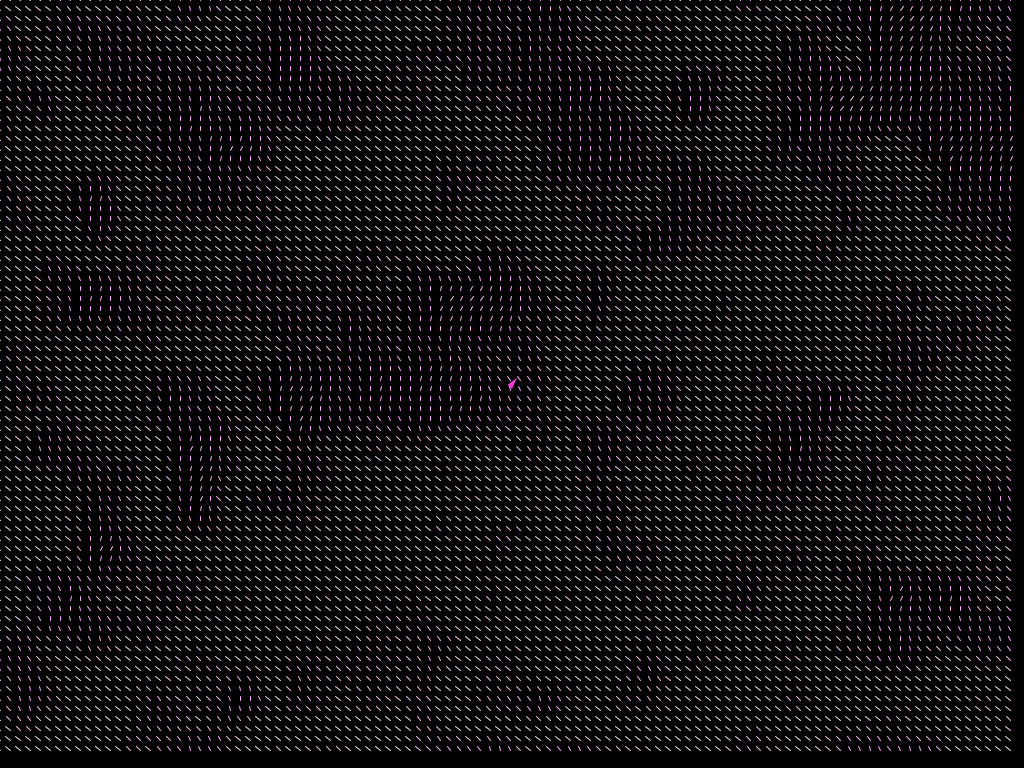
Frame 1 (no input)
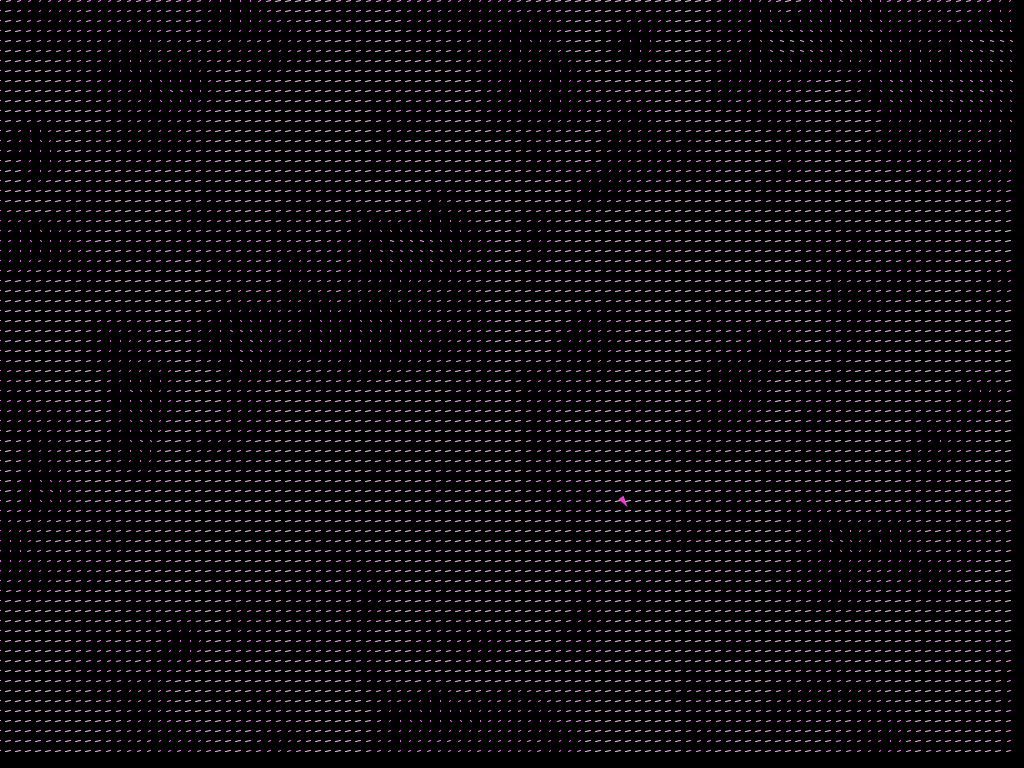
Frame 60 (the mouse pressed at the canvas centre just before this capture)
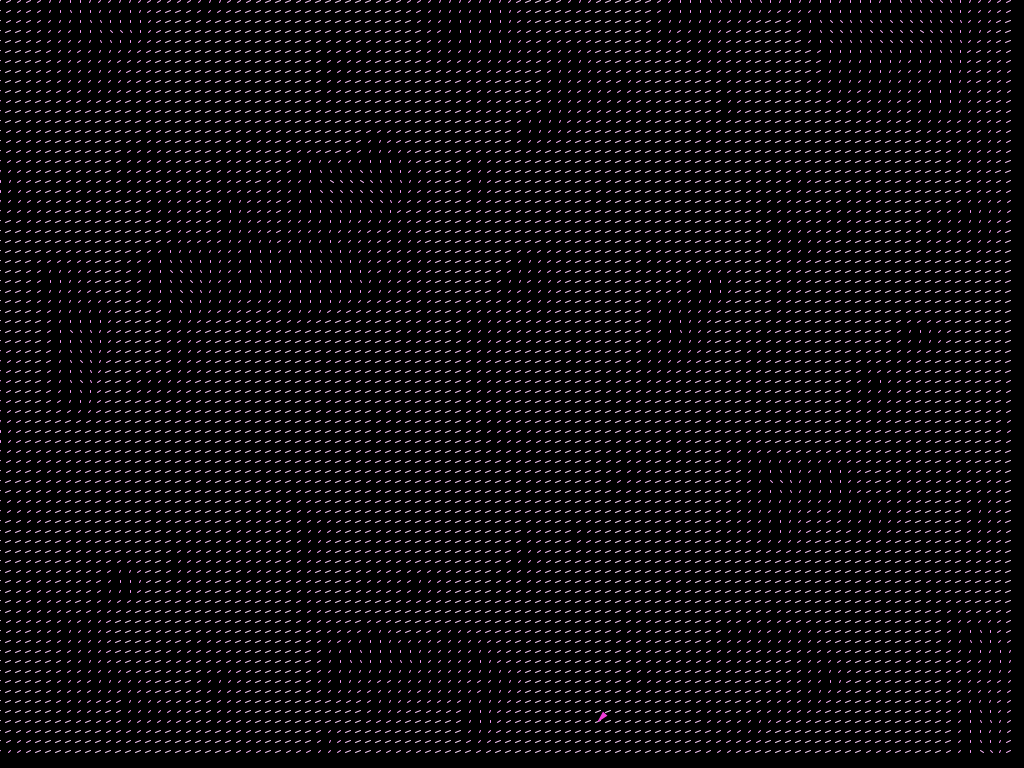
Frame 120 (the mouse held since frame 60 and released just before this capture)

The Processing sketch that drew these frames (run headless with seeded random() and noise(); from frame 60 on, the mouse is pressed at the canvas centre):

// Processing sketch: sketch_6_6_flowfields
// ── sketch_6_6_flowfields.pde
FlowField flow;


ArrayList<Vehicle> vehicles;

PVector center = new PVector(width/2,height/2);

void setup(){
  size(1024,768);
  frameRate(30);
  
  vehicles = new ArrayList<Vehicle>();
  flow = new FlowField();
  flow.generate();
  //vehicle = new Vehicle(new PVector(width/2, height/2));
  //vehicle.col = color(255,255,255);

  vehicles.add(new Vehicle(new PVector(width/2, height/2)));
  

  
}

void draw(){  //<>//
  background(0);
  flow.display_field();
//  flow.display_grid();
  flow.generate();
  //vehicle.follow(flow);
  //vehicle.update();
  

  
  for(Vehicle v: vehicles){
    v.follow(flow);
    v.flee(center);
    v.update();
  }
}


void keyPressed() {
  if (key == CODED) {
    if (keyCode == UP) {
      flow.vel_noise += 0.01;
    } else if (keyCode == DOWN) {
      flow.vel_noise -=0.01;
    } 
  }
  

}

void mouseClicked(){
 
 for (int i = 0; i < 500; i++) 
  vehicles.add(new Vehicle(new PVector(mouseX, mouseY)));
}
// ── FlowField.pde
class FlowField{
  
  PVector[][] field;
  int cols,rows;
  int resolution;
  float pace = 0;
  float vel_noise=0.01;
  
  
  FlowField(){
   
    resolution = 10;
    cols = width / resolution;
    rows = height / resolution;
    field = new PVector[cols][rows];
  }
  
  void generate(){ 
  //  generate_random();
  generate_perlin_noise();
  // generate_side();
 // generate_center();
  
  }
  
  void generate_side(){
    for(int i = 0; i < cols; i++){
     for (int j = 0; j < rows; j++){
      field[i][j] = new PVector(1,0); 
     }
    }
  }
  
  void generate_random(){
    for(int i = 0; i < cols; i++){
     for (int j = 0; j < rows; j++){
      field[i][j] = PVector.random2D(); 
     }
    }    
  }
  
 void generate_perlin_noise(){
  float xoff = pace;
  for(int i = 0; i < cols; i++){
    float yoff = pace;
     for (int j = 0; j < rows; j++){
       float theta = map(noise(xoff,yoff),0,1,0,TWO_PI);
      field[i][j] = new PVector(cos(theta),sin(theta)); 
      yoff += 0.1;
     }
    xoff += 0.1;  
  }
  pace += vel_noise;

 }
 
   void generate_center(){
     
     PVector to = new PVector(width/2, height/2);
     for(int i = 0; i < cols; i++){
       for (int j = 0; j < rows; j++){
         PVector from = new PVector(i*resolution,j*resolution);
         
         field[i][j] = PVector.sub(to,from);
         field[i][j].setMag(resolution*0.09);

         
     }
    }    
  }
 
 void display_field(){
   int r = resolution / 2;
   noFill();
   
  
   for (int i = 0; i < cols; i++){
     for (int j = 0; j < rows; j++){
       float x = r* field[i][j].x;
       float y = r *field[0][0].y;
       
       int pos_x = i*resolution;
       int pos_y = j*resolution;
       float d = dist(pos_x,pos_y,pos_x+x,pos_y+y);

       color to = color(255,255,255);
       color from = color(255,90,255);
       
       color col = lerpColor(from, to, d/(r*sqrt(2)));
       stroke(col);
       line(pos_x,pos_y,pos_x+x,pos_y+y);
     }
     
   }
 }
 
 void display_grid(){
   
   for (int i = 0; i < cols; i++){
     int xoff = i * resolution;
     for (int j = 0; j < rows; j++){
       int yoff = j * resolution;
      
       noFill();
       stroke(255);
       rect(xoff,yoff,xoff+resolution, yoff+resolution);      
    }
   }
 }
 
 PVector lookup(PVector l){
  int column = int(constrain(l.x/resolution,0,cols-1)); 
  int row = int(constrain(l.y/resolution,0,rows-1)); 
  return field[column][row].copy();
 }
  
}
// ── Vehicle.pde
class Vehicle{
 
  PVector location;
  PVector velocity;
  PVector acceleration;
  
  float max_speed;
  float max_force;
  float r;
  float wander_angle;
  color col;
  
  Vehicle(PVector l){
     r = 3;
     wander_angle = 0;
     max_speed = 4;
     max_force = 0.25;
     location = l;
     velocity = new PVector(random(-max_speed, max_speed),random(-max_speed,max_speed));
     acceleration = new PVector(0,0);
     col = color(random(255), random(255), random(255));
  }
  
void display(){
    float angle = velocity.heading() +PI/2;  
    fill(col);
    noStroke();
    
    pushMatrix();
    translate(location.x,location.y);
    rotate(angle);
    beginShape();
    vertex(0,-r*2);
    vertex(-r,r*2);
    vertex(r,r*2);
    endShape(CLOSE);
    //ellipse(0, 0, r, r);
 
    popMatrix();

    


    
    
  }
  
  void update(){    
    velocity.add(acceleration);
    velocity.limit(max_speed);
    location.add(velocity);
    acceleration.mult(0);
    
    boundaries();
    
    display();
  }
  
  void applyForce(PVector force){
   acceleration.add(force); 
  }
  
  void boundaries(){
    
   //float slowing_distance = 0.5*((velocity.mag()*velocity.mag())/max_force);
   float slowing_distance = 25;
   if (location.x < slowing_distance){
     PVector desired = new PVector(max_speed,velocity.y);
     PVector steer = PVector.sub(desired,velocity);
     steer.limit(max_force);
     applyForce(steer);
  } else if (location.x > width -slowing_distance){
     PVector desired = new PVector(-max_speed,velocity.y);
     PVector steer = PVector.sub(desired,velocity);
     steer.limit(max_force);
     applyForce(steer);

  }  
     if (location.y < slowing_distance){
     PVector desired = new PVector(velocity.x,max_speed);
     PVector steer = PVector.sub(desired,velocity);
     steer.limit(max_force);
     applyForce(steer);
  } else if (location.y > height  -slowing_distance){
     PVector desired = new PVector(velocity.x,-max_speed);
     PVector steer = PVector.sub(desired,velocity);
     steer.limit(max_force);
     applyForce(steer);
  }
  
}

PVector steer(PVector location_,PVector target_, PVector velocity_){
  
    PVector desired = PVector.sub(target_,location_);
    desired.setMag(max_speed);
    
    PVector steer = PVector.sub(desired,velocity_);
    steer.setMag(max_force);
    
    return steer;
  
}

  void seek(PVector target){
    PVector force = steer(location, target, velocity);
   
         applyForce(force);
  }
  
  void flee(PVector target){
     PVector force = steer(location, target, velocity);
     force.mult(-1);
     applyForce(force);
  }
  
    
 
  void pursuit(PVector target, PVector target_velocity){
  
    PVector distance = PVector.sub(target,location);
    float d = distance.mag();  
    //PVector dif = PVector.sub(velocity,target_velocity);
   // float factor = d/dif.mag();
    float factor = d/velocity.mag();
    
    
    PVector future_location = target_velocity.copy();    
    future_location.mult(factor);
    future_location.add(target);
    
    seek(future_location);
  }
  
   void evade(PVector target, PVector target_velocity){
  
    PVector distance = PVector.sub(target,location);
    float d = distance.mag();  
    //PVector dif = PVector.sub(velocity,target_velocity);
   // float factor = d/dif.mag();
    float factor = d/velocity.mag();
    
    
    PVector future_location = target_velocity.copy();    
    future_location.mult(factor);
    future_location.add(target);
    
    flee(future_location);
  }
  
  void rendezvou(PVector target, PVector target_velocity){
  
    PVector distance = PVector.sub(target,location);
    float d = distance.mag();  
   // PVector dif = PVector.sub(velocity,target_velocity);
    PVector dif = PVector.sub(target_velocity,velocity);
    dif.normalize();
   // float factor = d/dif.mag();
    
    float factor = d;
    dif.mult(factor);
    
    PVector future_location = target_velocity.copy();    
    //future_location.mult(factor);
    future_location.add(dif);
    future_location.add(target);
    
    
    seek(future_location);
  
  }
  
  
  void wander(){
    
   float act = velocity.mag();
    
   float sight = 0.5*((act*act)/max_force);
  //float sight = 100;
   PVector vel = velocity.copy();
  
   vel.normalize().mult(sight);
   vel.add(location);
  
   boundaries();
  
   if(random(1) < 0.01){
     wander_angle = random(-PI,PI);
   }
 
   float vx = cos(wander_angle) * sight;
   float vy = sin(wander_angle) * sight;
   
   PVector future = new PVector(vx,vy);
   future.add(vel);
   seek(future);
   
   noFill();
   stroke(255);
   strokeWeight(1);
   line(location.x, location.y,vel.x,vel.y);
   line(vel.x,vel.y, future.x,future.y);
   ellipse(vel.x,vel.y,sight*2,sight*2);
  }
  
  void arrive(PVector target){
    
    float distance;
    float slowing_distance;
    //float ramped_speed;
    float clipped_speed;
   
    
    slowing_distance = 0.5*((max_speed*max_speed)/max_force);
    clipped_speed = max_speed;
    
    PVector desired = PVector.sub(target, location);
    distance = desired.mag();
    //ramped_speed = max_speed * (distance / slowing_distance);
    //clipped_speed = min(ramped_speed, max_speed);
    

    
    if (distance < slowing_distance){
      clipped_speed = map(distance,slowing_distance,0,max_speed,0);
    } 
    
    desired.setMag(clipped_speed);
    PVector steer = PVector.sub(desired,velocity);
    steer.limit(max_force);
    applyForce(steer);

  }
  
  
// void avoid(PVector target,float r1,float r2){
  
//   float act = velocity.mag();
//   PVector vel = velocity.copy();
//   vel.normalize();
   
//   vel.mult( 0.5*((act*act)/max_force));
//  // vel.mult( max_speed);

//   vel.add(location);
   
   
//   stroke(255);
//   strokeWeight(10);
//   point(vel.x,vel.y);
//   strokeWeight(1);
   
//   float d = PVector.dist(target,vel);
//println(d);
   
//   if (d < r1+r2){
//     flee(target);
//   }
   
//   noFill();
//   stroke(255,255,0);
//   ellipse(location.x, location.y,r1*2,r1*2);
//   stroke(255,0,255);
//   ellipse(target.x, target.y,r2,r2);
   
//  }
  
  void avoid2(PVector target,float r1,float r2){
  
    PVector distance = PVector.sub(target,location);
    float d_mag = distance.mag();
    
    float threshold = r1 + r2;
    float diff = threshold - d_mag;
    
    if (diff > 0){
       print(d_mag + " ");
       println("vai batter"); 
      // velocity.mult(0);
      distance.normalize();
      
      
      distance.mult(diff);
     // distance.mult(max_force);
    
      velocity = PVector.sub(velocity,distance);
      velocity.normalize();
      velocity.mult(max_speed);
    
    } else{
      print(d_mag + " ");
     println("livre"); 
    }
    

      
   noFill();
  // ellipseMode(RADIUS);
   stroke(255,255,0);
   ellipse(location.x, location.y,r1*2,r1*2);
   stroke(255,0,255);
   ellipse(target.x, target.y,r2*2,r2*2);
   
   
  }
  
  
  boolean avoid3(PVector target){
    

    
    float act = velocity.mag();
   // float lookahead = 40;
    float lookahead = 0.5*((act*act)/max_force);
   //float lookahead = max_speed;
    
    PVector ahead = velocity.copy().normalize();
    ahead.mult(lookahead);
    ahead.add(location);
    
    PVector distance = PVector.sub(target,ahead);
    float d_mag = distance.mag();
    float r1 = 10;
    float r2 = 50;
    float threshold = r1 + r2;
    float diff = threshold - d_mag;
    
    if (diff > 0){
       print(d_mag + " ");
       println("vai batter"); 
     // // velocity.mult(0);
     // distance.normalize();
      
      
     // distance.mult(diff);
     //// distance.mult(max_force);
    
     // velocity = PVector.sub(velocity,distance);
     // velocity.normalize();
     // velocity.mult(max_speed);
     
     PVector force = steer(ahead, target, velocity);
     force.mult(-1);
     applyForce(force);
     return true;
    
    } else{
 
     
     distance = PVector.sub(target,location);
     d_mag = distance.mag();
     diff = threshold - d_mag;
     if (diff > 0){
        print(d_mag + " ");
       println("vai batter"); 
       PVector force = steer(ahead, target, velocity);
     force.mult(-1);
     applyForce(force);
          return true;

     } else{
            print(d_mag + " ");
     println("livre"); 
     }
    }
    

      
   noFill();
  // ellipseMode(RADIUS);
   stroke(255,255,0);
   ellipse(location.x, location.y,r1*2,r1*2);
   stroke(255,0,255);
   ellipse(target.x, target.y,r2*2,r2*2);
   stroke(255);
   line(location.x,location.y,ahead.x, ahead.y);
   
   return false;
  }
  
  void follow(FlowField flow){
    PVector desired = flow.lookup(location);
    desired.mult(max_speed);
    
    PVector steer = PVector.sub(desired, velocity);
    steer.limit(max_force);
    applyForce(steer);
    boundaries_pass();
  }
  
  void boundaries_pass(){
   
    if (location.x < 0){
      location.x =  width;
    } else if (location.x > width){
      location.x = 0;
    }
    if (location.y < 0){
      location.y =  height;
    } else if (location.y > height){
      location.y = 0;
    }
    
  }
  
  
  
}
